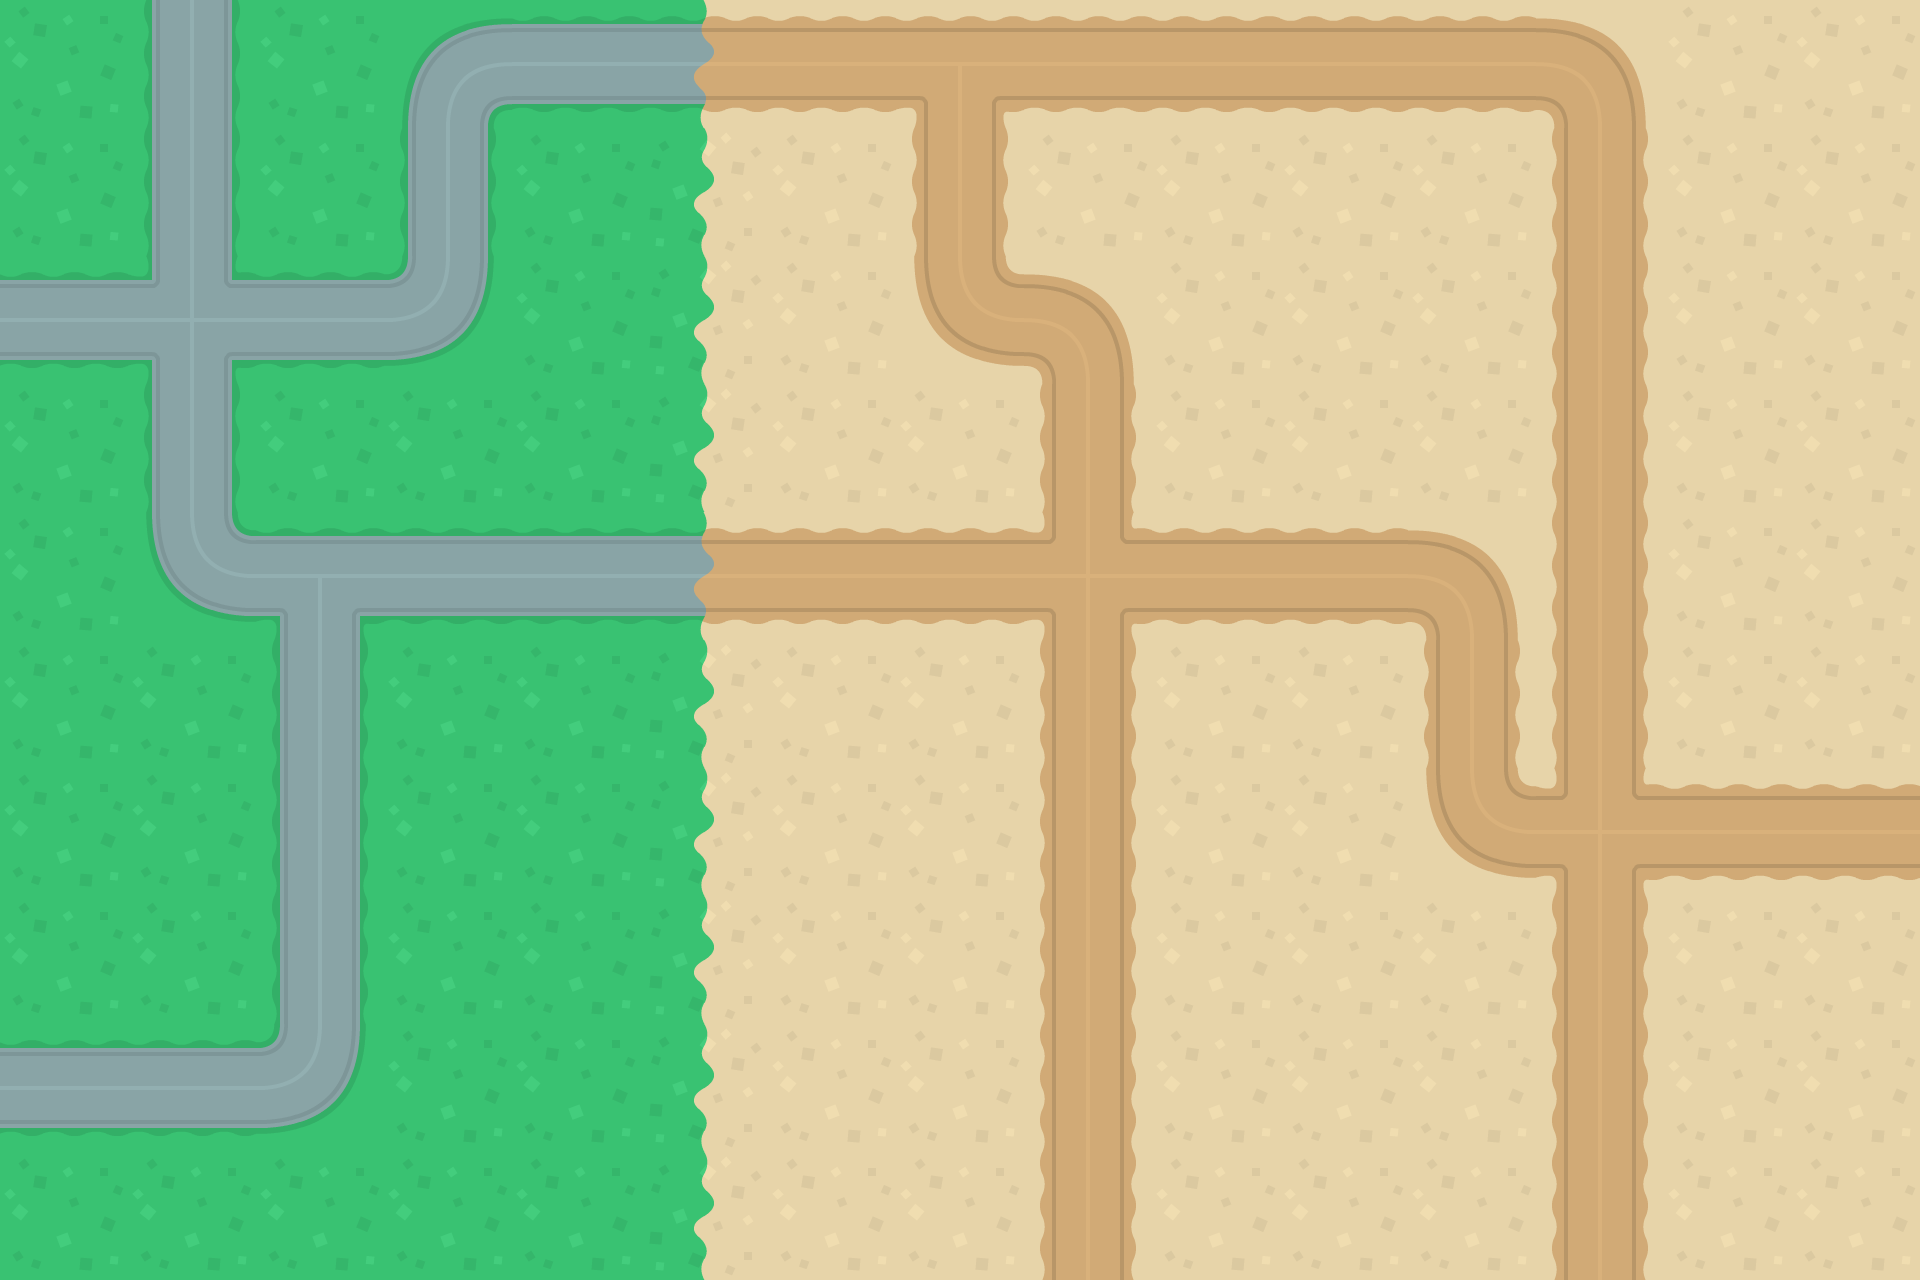

This is a level from a 2D game, rendered from its Tiled map with the project's own tilesets. A one-line summary and the complete map file follow:
An orthogonal 15x10 tile map with 128x128 px tiles, 4 tile layers (bg, road, obstacles, frog) and 8 objects (4x sandbagBrown, 2x treeGreenSmall, fenceRed, treeGreenLarge).

<map version="1.4" tiledversion="1.4.3" orientation="orthogonal" renderorder="right-down" width="15" height="10" tilewidth="128" tileheight="128" infinite="0" nextlayerid="9" nextobjectid="29">
 <tileset firstgid="1" source="terrainTiles_retina.tsx" />
 <layer id="1" name="bg" width="15" height="10">
  <data encoding="csv">
1,1,1,1,1,8,21,21,21,21,21,21,21,21,21,
1,1,1,1,1,8,21,21,21,21,21,21,21,21,21,
1,1,1,1,1,8,21,21,21,21,21,21,21,21,21,
1,1,1,1,1,8,21,21,21,21,21,21,21,21,21,
1,1,1,1,1,8,21,21,21,21,21,21,21,21,21,
1,1,1,1,1,8,21,21,21,21,21,21,21,21,21,
1,1,1,1,1,8,21,21,21,21,21,21,21,21,21,
1,1,1,1,1,8,21,21,21,21,21,21,21,21,21,
1,1,1,1,1,8,21,21,21,21,21,21,21,21,21,
1,1,1,1,1,8,21,21,21,21,21,21,21,21,21
</data>
 </layer>
 <layer id="2" name="road" width="15" height="10">
  <data encoding="csv">
0,2,0,14,3,28,23,27,23,23,23,23,35,0,0,
0,2,0,2,0,0,0,22,0,0,0,0,22,0,0,
3,13,3,17,0,0,0,36,35,0,0,0,22,0,0,
0,2,0,0,0,0,0,0,22,0,0,0,22,0,0,
0,16,7,3,3,28,23,23,33,23,23,35,22,0,0,
0,0,2,0,0,0,0,0,22,0,0,22,22,0,0,
0,0,2,0,0,0,0,0,22,0,0,36,33,23,23,
0,0,2,0,0,0,0,0,22,0,0,0,22,0,0,
3,3,17,0,0,0,0,0,22,0,0,0,22,0,0,
0,0,0,0,0,0,0,0,22,0,0,0,22,0,0
</data>
 </layer>
 <layer id="8" name="obstacles" width="15" height="10">
  <data encoding="csv">
0,0,0,0,0,0,0,0,0,0,0,0,0,0,0,
0,0,0,0,0,0,0,0,0,0,0,0,0,0,0,
0,0,0,0,0,0,0,0,0,0,0,0,0,0,0,
0,0,0,0,0,0,0,0,0,0,0,0,0,0,0,
0,0,0,0,0,0,0,0,0,0,0,0,0,0,0,
0,0,0,0,0,0,0,0,0,0,0,0,0,0,0,
0,0,0,0,0,0,0,0,0,0,0,0,0,0,0,
0,0,0,0,0,0,0,0,0,0,0,0,0,0,0,
0,0,0,0,0,0,0,0,0,0,0,0,0,0,0,
0,0,0,0,0,0,0,0,0,0,0,0,0,0,0
</data>
 </layer>
 <objectgroup id="7" name="objects">
  <object id="8" name="fenceRed" x="656.974" y="521.744" width="96" height="32" rotation="95" />
  <object id="10" name="treeGreenLarge" x="380" y="680" width="128" height="128" />
  <object id="20" name="sandbagBrown" x="675.535" y="799.981" width="64" height="44" rotation="100" />
  <object id="22" name="treeGreenSmall" x="546.382" y="650.304" width="72" height="72" />
  <object id="23" name="treeGreenSmall" x="501.211" y="790.349" width="72" height="72" />
  <object id="25" name="sandbagBrown" x="676.18" y="853.796" width="64" height="44" rotation="90" />
  <object id="26" name="sandbagBrown" x="666.961" y="904.919" width="64" height="44" rotation="80" />
  <object id="27" name="sandbagBrown" x="685.399" y="1029.79" width="64" height="44" rotation="120" />
 </objectgroup>
 <layer id="4" name="frog" width="15" height="10">
  <data encoding="csv">
0,0,0,0,0,0,0,0,0,0,0,0,0,0,0,
0,0,0,0,0,0,0,0,0,0,0,0,0,0,0,
0,0,0,0,0,0,0,0,0,0,0,0,0,0,0,
0,0,0,0,0,0,0,0,0,0,0,0,0,0,0,
0,0,0,0,0,0,0,0,0,0,0,0,0,0,0,
0,0,0,0,0,0,0,0,0,0,0,0,0,0,0,
0,0,0,0,0,0,0,0,0,0,0,0,0,0,0,
0,0,0,0,0,0,0,0,0,0,0,0,0,0,0,
0,0,0,0,0,0,0,0,0,0,0,0,0,0,0,
0,0,0,0,0,0,0,0,0,0,0,0,0,0,0
</data>
 </layer>
</map>
